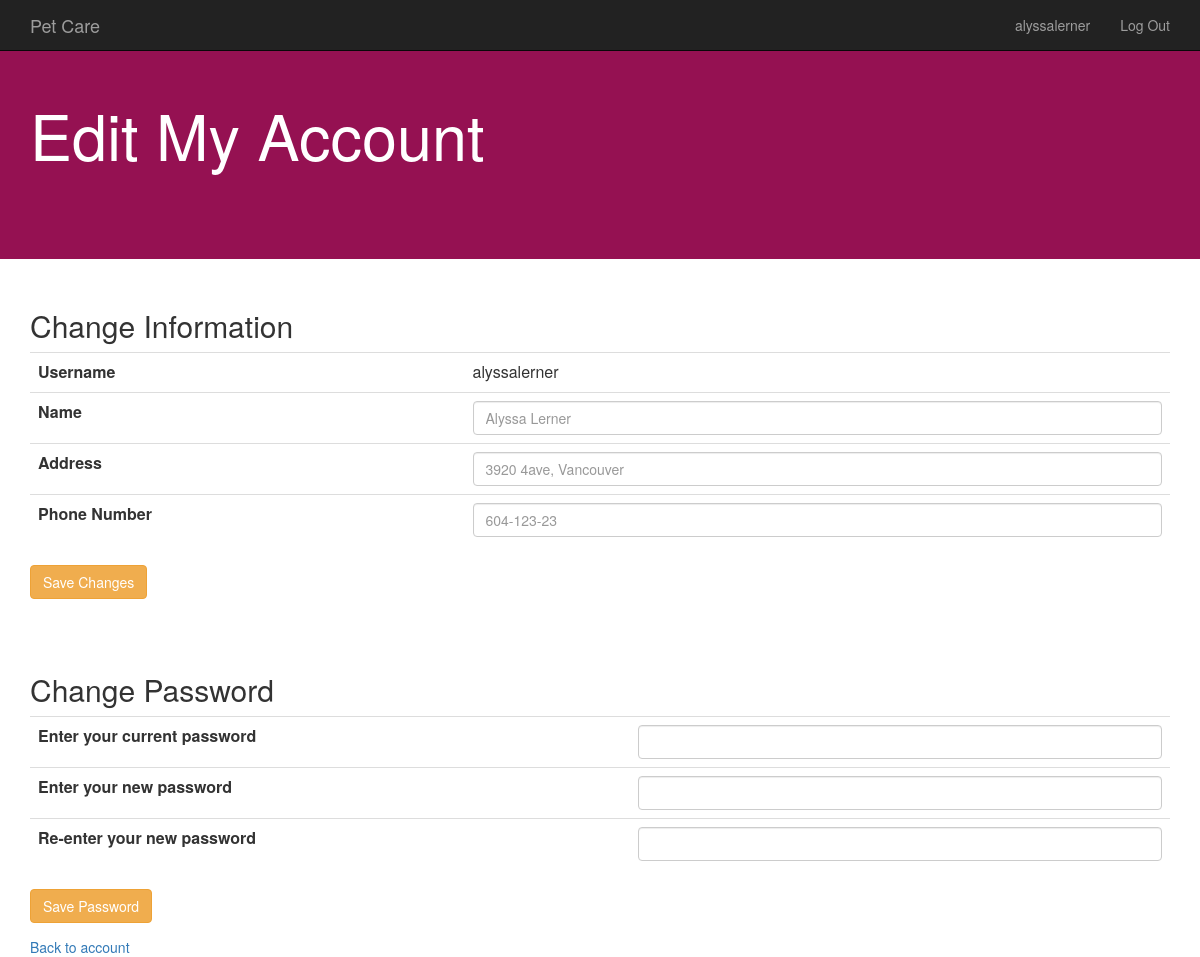
Screenshot of /editPersonalInfo.php (signed in) with the database file from the repository.
### tables this page shows
CREATE TABLE User
(UserID 	CHAR(20) NOT NULL,
 Password 	CHAR(20) NOT NULL, 
 Name 		CHAR(20) NOT NULL, 
 Address 	CHAR(50) NOT NULL,
 PhoneNum 	CHAR(10) NOT NULL,
 primary key (UserID));

### editPersonalInfo.php (the view, shortened to what this page needs)
<?php
	function displayInfoForm() {
		try {
			$db = new PDO("mysql:host=localhost;dbname=fantastic304;port=3306","root");
			$userID = $_COOKIE['userID'];
			$userSQL = "SELECT UserID, Name, Address, PhoneNum, password
						FROM User
						WHERE UserID = '$userID'";
			foreach($db->query($userSQL) as $row) {
				echo "<form action='savePersonalInfo.php' method='post'>";
				echo "<table id='editPersonalInfo' class='table'><h2>Change Information</h2><tr><th>Username</th><td>";
				echo $row['UserID'];
				echo "</td></tr><tr><th>Name</th><td>";
				echo "<input type='text' class='form-control' name='editName' placeholder='";
				echo $row['Name'];
				echo "'></td></tr><tr><th>Address</th><td>";
				echo "<input type='text' class='form-control' name='editAddress' placeholder='";
				echo $row['Address'];
				echo "'></td></tr><tr><th>Phone Number</th><td>";
				echo "<input type='text' class='form-control' name='editPhoneNum' placeholder='";
				echo $row['PhoneNum'];
				echo "'></td></tr></table>";
				echo "<input type='submit' class='btn btn-warning' value='Save Changes'>";
				echo "</form>";
			}
		}
		catch(Exception $e) {
			echo "Could not connect to the database to display account info";
			exit;
		}
	}
?>
<head>
	<link rel="stylesheet" href="bootstrap.min.css">
</head>
<body>
	<?php include './include/header.php'; ?>
	<div style="padding: 80px 0; background-color:951152; !important" class="jumbotron">
  		<div class="container">
  			<h1 style="color:white">Edit My Account</h1>
  		</div>
	</div>
	<div class="container">
		<?php
			displayInfoForm();
		?>
	</div>
	<div class="container" style="margin-top:40px;">
		<form action='saveNewPassword.php' method='post'>
			<table id='changePassword' class="table">
				<h2>Change Password</h2>
				<tr>
					<th>Enter your current password</th>
					<td><input type='password' class='form-control' name='currentPasswordBox'></td>
				</tr>
				<tr>
					<th>Enter your new password</th>
					<td><input type='password' class='form-control' name='newPasswordBox'></td>
				</tr>
				<tr>
					<th>Re-enter your new password</th>
					<td><input type='password' class='form-control' name='otherNewPasswordBox'></td>
				</tr>
			</table>
			<button type="submit" class="btn btn-warning">Save Password</button>
		</form>
		<a href="../myaccount.php">Back to account</button>
	</div>
</body>

### rows the page displays
user: UserID "alyssalerner", editName "Alyssa Lerner", editAddress "3920 4ave, Vancouver", editPhoneNum "604-123-23"

### other values shown
$_COOKIE['userID'] "alyssalerner"
